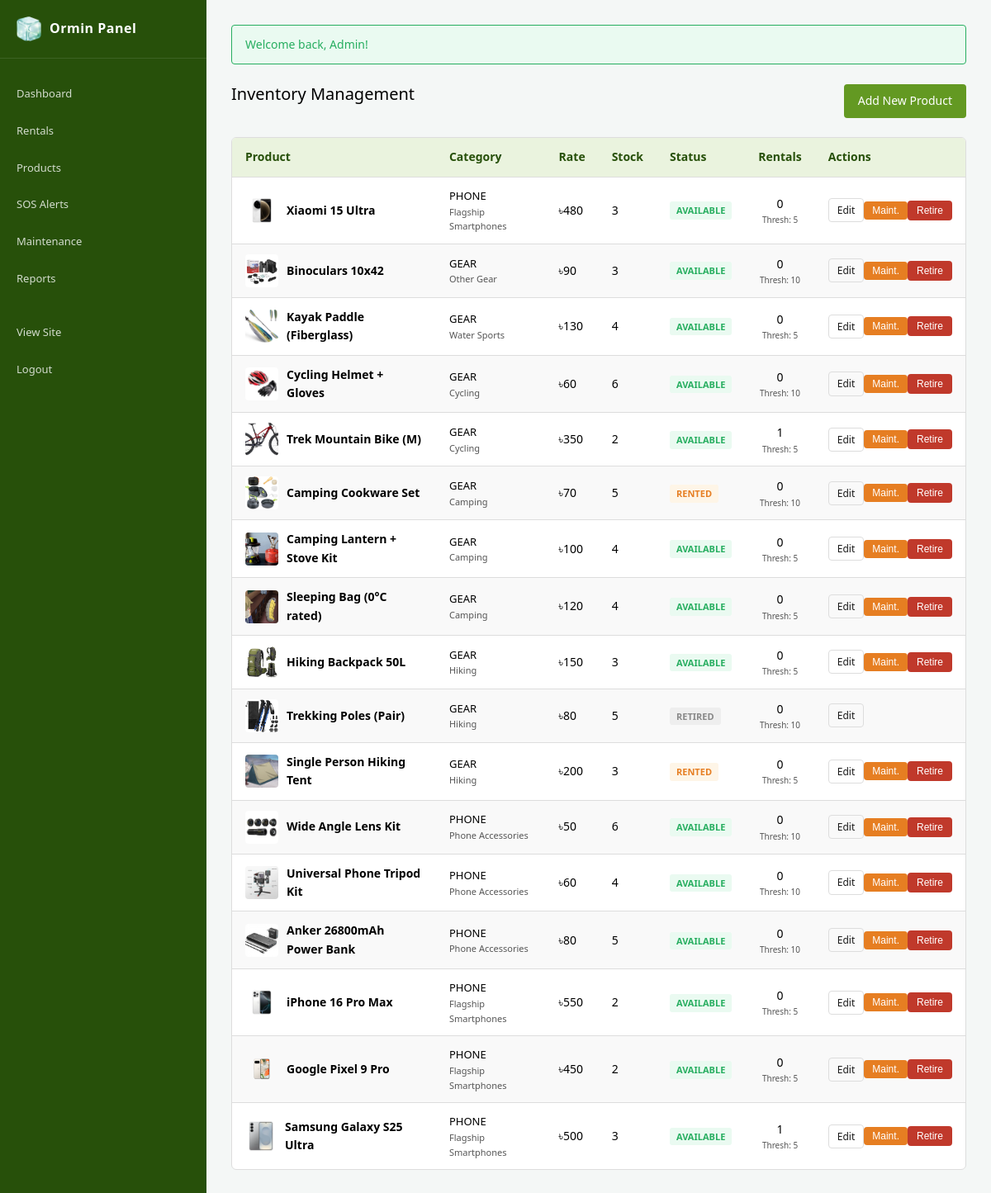
/admin/products.php (signed in), run on the app's committed database.
### tables this page shows
CREATE TABLE `products` (
  `id` int(11) NOT NULL,
  `subcategory_id` int(11) NOT NULL,
  `name` varchar(150) NOT NULL,
  `description` text DEFAULT NULL,
  `daily_rate` decimal(8,2) NOT NULL,
  `stock_qty` int(11) DEFAULT 1,
  `status` enum('AVAILABLE','RENTED','PENDING_INSPECTION','MAINTENANCE','RETIRED') DEFAULT 'AVAILABLE',
  `rental_count` int(11) DEFAULT 0,
  `maintenance_threshold` int(11) DEFAULT 5,
  `image_path` varchar(255) DEFAULT 'assets/img/products/default.jpg',
  `created_at` timestamp NOT NULL DEFAULT current_timestamp()
);

CREATE TABLE `categories` (
  `id` int(11) NOT NULL,
  `name` varchar(50) NOT NULL,
  `description` text DEFAULT NULL
);

CREATE TABLE `subcategories` (
  `id` int(11) NOT NULL,
  `category_id` int(11) NOT NULL,
  `name` varchar(100) NOT NULL
);

### admin/products.php (the view, shortened to what this page needs)
<?php
require_once __DIR__ . '/../includes/auth.php';
$db = get_db();
$products = $db->query("
    SELECT p.*, s.name as subcategory_name, c.name as category_name
    FROM products p
    JOIN subcategories s ON p.subcategory_id = s.id
    JOIN categories c ON s.category_id = c.id
    ORDER BY p.id DESC
")->fetchAll();
require_once __DIR__ . '/../includes/admin_header.php';
?>
<div class="flex justify-between align-center mb-20">
    <h2>Inventory Management</h2>
    <a href="<?= BASE_URL ?>/admin/product_form.php" class="btn btn-primary">Add New Product</a>
</div>
<div class="table-container">
    <table>
        <thead>
            <tr>
                <th>Product</th>
                <th>Category</th>
                <th>Rate</th>
                <th>Stock</th>
                <th>Status</th>
                <th>Rentals</th>
                <th>Actions</th>
            </tr>
        </thead>
        <tbody>
            <?php foreach ($products as $p): ?>
                <tr>
                    <td>
                        <div class="flex align-center gap-10">
                            <img src="<?= BASE_URL ?>/<?= htmlspecialchars($p['image_path']) ?>" alt="" style="width: 40px; height: 40px; object-fit: cover; border-radius: 4px;">
                            <div style="font-weight: 600;"><?= htmlspecialchars($p['name']) ?></div>
                        </div>
                    </td>
                    <td>
                        <div style="font-size: 13px;"><?= htmlspecialchars($p['category_name']) ?></div>
                        <div class="text-muted" style="font-size: 11px;"><?= htmlspecialchars($p['subcategory_name']) ?></div>
                    </td>
                    <td>৳<?= number_format($p['daily_rate'], 0) ?></td>
                    <td><?= $p['stock_qty'] ?></td>
                    <td>
                        <span class="badge badge-<?= strtolower($p['status']) ?>">
                            <?= str_replace('_', ' ', $p['status']) ?>
                        </span>
                    </td>
                    <td class="text-center">
                        <?= $p['rental_count'] ?>
                        <div class="text-muted" style="font-size: 10px;">Thresh: <?= $p['maintenance_threshold'] ?></div>
                    </td>
                    <td>
                        <div class="flex align-center gap-5">
                            <a href="<?= BASE_URL ?>/admin/product_form.php?id=<?= $p['id'] ?>" class="btn btn-outline btn-sm">Edit</a>
                            <?php if ($p['status'] !== 'RETIRED'): ?>
                                <?php if ($p['status'] !== 'MAINTENANCE'): ?>
                                    <button onclick="sendToMaintenance(<?= $p['id'] ?>)" class="btn btn-warning btn-sm" style="background: var(--color-warning); color: #fff; border: none;">Maint.</button>
                                <?php endif; ?>
                                <form method="POST" action="<?= BASE_URL ?>/admin/actions/retire_product.php" onsubmit="return confirm('Retire this product? It will no longer be rentable.')" style="display: inline;">
                                    <button type="submit" class="btn btn-danger btn-sm">Retire</button>
                                </form>
                            <?php endif; ?>
                        </div>
                    </td>
                </tr>
            <?php endforeach; ?>
        </tbody>
    </table>
</div>
<?php require_once __DIR__ . '/../includes/admin_footer.php'; ?>

### assets/css/style.css (style rules this page uses)
:root { --color-primary: #639922; --color-primary-dk: #3B6D11; --color-primary-dkr: #27500A; --color-primary-lt: #EAF3DE; --color-primary-mid: #97C459; --color-primary-bd: #C0DD97; --color-danger: #c0392b; --color-danger-lt: #fdecea; --color-warning: #e67e22; --color-warning-lt: #fef5e7; --color-info: #2980b9; --color-info-lt: #ebf5fb; --color-success: #27ae60; --color-success-lt: #eafaf1; --color-text: #1a1a1a; --color-text-muted: #555555; --color-text-light: #888888; --color-border: #ddd; --color-bg: #f5f6f0; --color-surface: #ffffff; --radius: 4px; --radius-lg: 6px; --font: 'Segoe UI', Arial, sans-serif; --shadow: 0 1px 3px rgba(0,0,0,0.08); }
* { margin: 0; padding: 0; box-sizing: border-box; }
body { font-family: var(--font); font-size: 14px; line-height: 1.6; color: var(--text-color); background-color: var(--color-bg); position: relative; }
body::before { content: ""; position: fixed; top: 0; left: 0; width: 100%; height: 100%; background-image: url('../img/web-bg.webp'); background-size: cover; background-position: center; background-attachment: fixed; opacity: 0.08; z-index: -1; pointer-events: none; }
h1, h2, h3, h4, h5, h6 { font-weight: 500; margin-bottom: 1rem; }
h2 { font-size: 20px; }
a { color: var(--color-primary); text-decoration: none; }
.flex { display: flex; }
.justify-between { justify-content: space-between; }
.align-center { align-items: center; }
.gap-10 { gap: 10px; }
.admin-layout { display: flex; min-height: 100vh; margin: 0; align-items: stretch; }
.btn { display: inline-block; padding: 8px 16px; border-radius: var(--radius); font-size: 14px; font-weight: 500; cursor: pointer; border: 1px solid transparent; transition: all 0.2s; text-align: center; }
.btn-primary { background: var(--color-primary); color: #fff; }
.btn-danger { background: var(--color-danger); color: #fff; }
.btn-outline { background: transparent; border-color: var(--color-border); color: var(--color-text); }
.btn-sm { padding: 4px 10px; font-size: 12px; }
.table-container { background: var(--color-surface); border-radius: var(--radius-lg); border: 1px solid var(--color-border); overflow: hidden; margin-bottom: 20px; }
table { width: 100%; border-collapse: collapse; }
th { background: var(--color-primary-lt); color: var(--color-primary-dkr); text-align: left; padding: 12px 16px; font-weight: 600; border-bottom: 1px solid var(--color-border); }
td { padding: 12px 16px; border-bottom: 1px solid var(--color-border); }
tr:last-child td { border-bottom: none; }
tr:nth-child(even) { background: #f9f9f9; }
.badge { display: inline-block; padding: 2px 8px; border-radius: 3px; font-size: 11px; font-weight: 600; text-transform: uppercase; }
.badge-available { background: var(--color-success-lt); color: var(--color-success); }
.badge-rented { background: var(--color-warning-lt); color: var(--color-warning); }
.badge-retired { background: #eee; color: #888; }
.text-center { text-align: center; }
.text-muted { color: var(--color-text-muted); }
.mb-20 { margin-bottom: 20px; }

### data on the page
products: image_path (picture), name "Xiaomi 15 Ultra", categories.name "PHONE", subcategory.name "Flagship Smartphones", daily_rate "480", stock_qty "3", status "AVAILABLE", rental_count "0", maintenance_threshold "5"
products: image_path (picture), name "Binoculars 10x42", categories.name "GEAR", subcategory.name "Other Gear", daily_rate "90", stock_qty "3", status "AVAILABLE", rental_count "0", maintenance_threshold "10"
products: image_path (picture), name "Kayak Paddle (Fiberglass)", categories.name "GEAR", subcategory.name "Water Sports", daily_rate "130", stock_qty "4", status "AVAILABLE", rental_count "0", maintenance_threshold "5"
products: image_path (picture), name "Cycling Helmet + Gloves", categories.name "GEAR", subcategory.name "Cycling", daily_rate "60", stock_qty "6", status "AVAILABLE", rental_count "0", maintenance_threshold "10"
products: image_path (picture), name "Trek Mountain Bike (M)", categories.name "GEAR", subcategory.name "Cycling", daily_rate "350", stock_qty "2", status "AVAILABLE", rental_count "1", maintenance_threshold "5"
products: image_path (picture), name "Camping Cookware Set", categories.name "GEAR", subcategory.name "Camping", daily_rate "70", stock_qty "5", status "RENTED", rental_count "0", maintenance_threshold "10"
products: image_path (picture), name "Camping Lantern + Stove Kit", categories.name "GEAR", subcategory.name "Camping", daily_rate "100", stock_qty "4", status "AVAILABLE", rental_count "0", maintenance_threshold "5"
products: image_path (picture), name "Sleeping Bag (0°C rated)", categories.name "GEAR", subcategory.name "Camping", daily_rate "120", stock_qty "4", status "AVAILABLE", rental_count "0", maintenance_threshold "5"
products: image_path (picture), name "Hiking Backpack 50L", categories.name "GEAR", subcategory.name "Hiking", daily_rate "150", stock_qty "3", status "AVAILABLE", rental_count "0", maintenance_threshold "5"
products: image_path (picture), name "Trekking Poles (Pair)", categories.name "GEAR", subcategory.name "Hiking", daily_rate "80", stock_qty "5", status "RETIRED", rental_count "0", maintenance_threshold "10"
products: image_path (picture), name "Single Person Hiking Tent", categories.name "GEAR", subcategory.name "Hiking", daily_rate "200", stock_qty "3", status "RENTED", rental_count "0", maintenance_threshold "5"
products: image_path (picture), name "Wide Angle Lens Kit", categories.name "PHONE", subcategory.name "Phone Accessories", daily_rate "50", stock_qty "6", status "AVAILABLE", rental_count "0", maintenance_threshold "10"
products: image_path (picture), name "Universal Phone Tripod Kit", categories.name "PHONE", subcategory.name "Phone Accessories", daily_rate "60", stock_qty "4", status "AVAILABLE", rental_count "0", maintenance_threshold "10"
products: image_path (picture), name "Anker 26800mAh Power Bank", categories.name "PHONE", subcategory.name "Phone Accessories", daily_rate "80", stock_qty "5", status "AVAILABLE", rental_count "0", maintenance_threshold "10"
products: image_path (picture), name "iPhone 16 Pro Max", categories.name "PHONE", subcategory.name "Flagship Smartphones", daily_rate "550", stock_qty "2", status "AVAILABLE", rental_count "0", maintenance_threshold "5"
products: image_path (picture), name "Google Pixel 9 Pro", categories.name "PHONE", subcategory.name "Flagship Smartphones", daily_rate "450", stock_qty "2", status "AVAILABLE", rental_count "0", maintenance_threshold "5"
products: image_path (picture), name "Samsung Galaxy S25 Ultra", categories.name "PHONE", subcategory.name "Flagship Smartphones", daily_rate "500", stock_qty "3", status "AVAILABLE", rental_count "1", maintenance_threshold "5"

### other printed values
$f['msg'] "Welcome back, Admin!"
